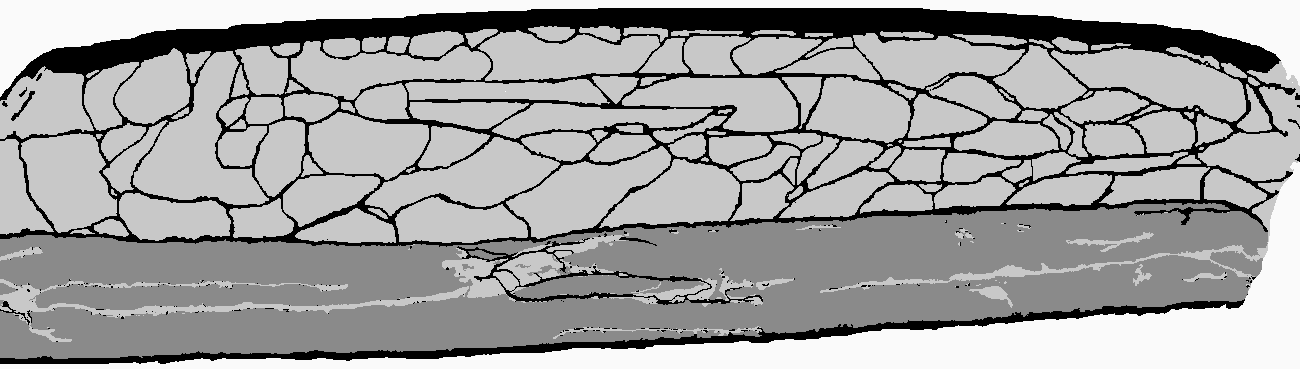
%> input picture kWaveSims/mast/r120de.tif, 1300 x 369 px, given in place of r102gh.tif, which was not available
$ octave GenKWaveSimInfo.m   (GNU Octave 9; MATLAB toolbox functions it lacks are replaced by stand-ins)
%> lines starting %> are read from the running program, lines starting %| are printed output that depends on the picture; pictures that were not available may be replaced by others from this repository, and a replacement may not be noted
### kWaveSims/standard_lib/imagemap_params.m
function [c rho A N rho0 c0] = imagemap_params(folder, nXextend,dX,nZ,dZ,tissue,fat,muscle,connective,imset)
%> called with folder = 'mast/', nXextend = 891, dX = 4e-05, nZ = 1251, dZ = 4e-05, imset = 1

switch imset
 case 1
  img = imread([folder '/r102gh.tif'],'TIFF');
%> img is the input picture: size 369x1300 uint8; min 0, max 250, mean 160.3
  % img = imread('/data/mjakovlj/data/mast/r102gh.tif','TIFF');
 case 2
  img = imread([folder '/r120de.tif'],'TIFF');
  % img = imread('/data/mjakovlj/data/mast/r120de.tif','TIFF');
 case 3
  img = imread([folder '/r87de.tif'],'TIFF');
  % img = imread('/data/mjakovlj/data/mast/r87de.tif','TIFF');
 case 4
  img = imread([folder '/r77ba.tif'],'TIFF');
  % img = imread('/data/mjakovlj/data/mast/r77ba.tif','TIFF');
 case 5
  img = imread([folder '/r120fe.tif'],'TIFF');
  % img = imread('/data/mjakovlj/data/mast/r120fe.tif','TIFF');
 case 6
  img = imread([folder '/r75hi.tif'],'TIFF');
  % img = imread('/data/mjakovlj/data/mast/r75hi.tif','TIFF');
 otherwise
  img = imread([folder '/r102gh.tif'],'TIFF');
  % img = imread('/data/mjakovlj/data/mast/r102gh.tif','TIFF');
end

% Get relevant imaging area
switch imset
 case 4
  img = img(:,1:round(dX/(1e-3/11.81102)*nXextend))';
 otherwise
  img = img(:,650-round(dX/(1e-3/11.81102)*nXextend/2):650+round(dX/(1e-3/11.81102)*nXextend/2))';
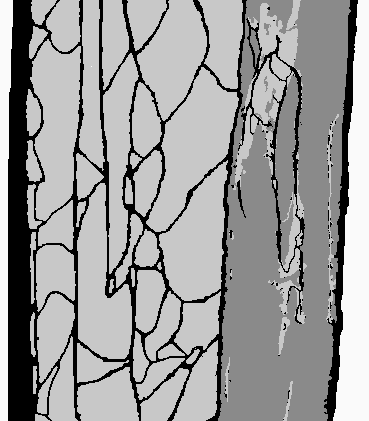
%> img: size 421x369 uint8; min 0, max 250, mean 154.9
end
% Move surface of abdominal layer to edge if necessary
g = min(find(img == 0));
%> g = 3528
mx = size(img,1);
%> mx = 421
zz = floor(g/mx)+1;
%> zz = 9
tmp = 250*ones(size(img));
tmp(:,1:end-zz+1) = img(:,zz:end);
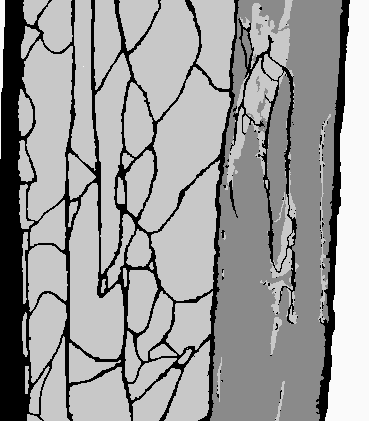
%> tmp: size 421x369 double; min 0, max 250, mean 154.9; mean of the top-left, top-right, bottom-left and bottom-right quarters 157.6, 156.9, 146.4, 158.8
img = tmp;

yaxisimg = (0:size(img,1)-1)*1e-3/11.81102;
%> yaxisimg = 421 values from 0 to 0.0356
zaxisimg = (0:size(img,2)-1)*1e-3/11.81102;
%> zaxisimg = 369 values from 0 to 0.0312
[X Y] = meshgrid(yaxisimg,zaxisimg);
[XI YI] = meshgrid(0:dX:yaxisimg(end),0:dZ:zaxisimg(end));
img2 = interp2(X,Y,double(img'),XI,YI,'nearest')';
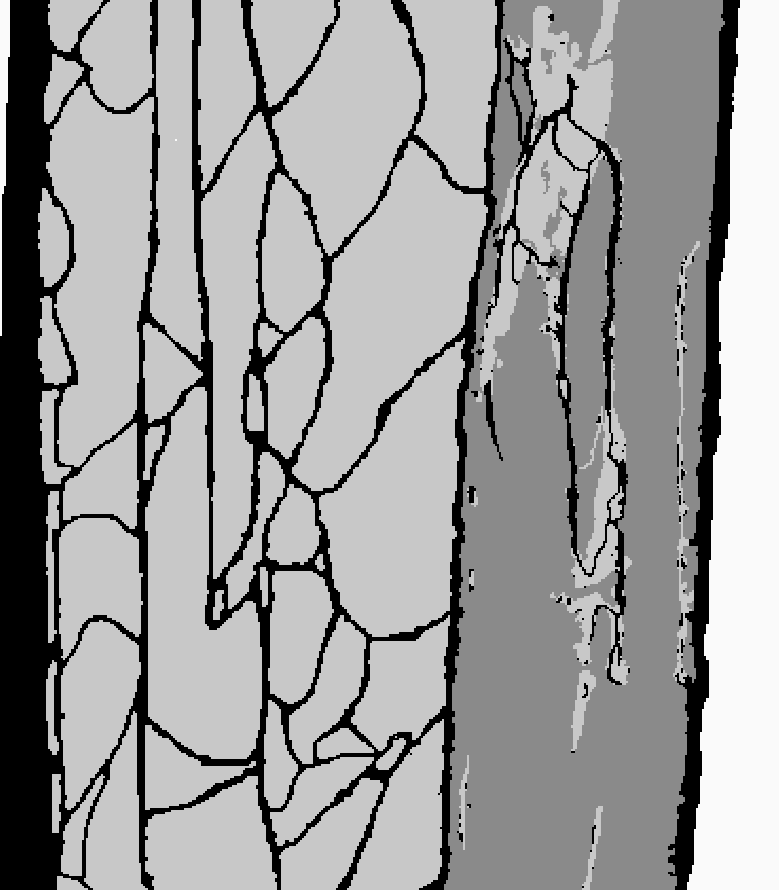
%> img2: size 890x779 double; min 0, max 250, mean 154.8

img3 = ones(nXextend,nZ)*250;
img3(1:size(img2,1),1:size(img2,2)) = img2;
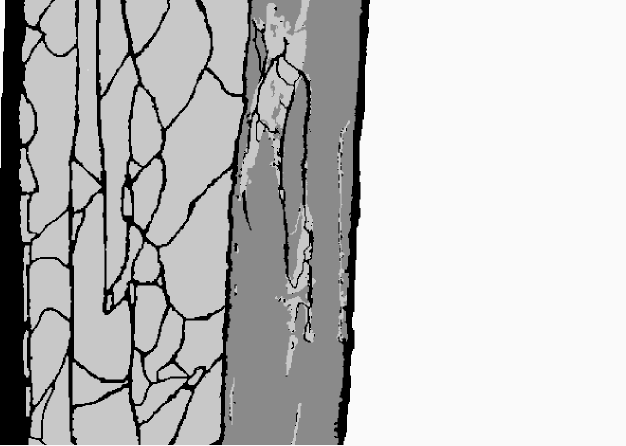
%> img3: size 891x1251 double (shown at 1/2 size); min 0, max 250, mean 190.8
img3 = img3(1:nXextend,:);

c = zeros(size(img3));
alpha = zeros(size(img3));
rho = zeros(size(img3));
beta = zeros(size(img3));

% water/liver
[row col] = find(img3==250);
%> row = 479180 values from 1 to 891; col = 479180 values from 1 to 1251
for i=1:length(row)
  c(row(i),col(i)) = tissue.c0;
  rho(row(i),col(i)) = tissue.rho0;
  alpha(row(i),col(i)) = tissue.alpha;
  beta(row(i),col(i)) = tissue.beta;
end
% fat
[row col] = find(img3==200);
for i=1:length(row)
  c(row(i),col(i)) = fat.c0;
  rho(row(i),col(i)) = fat.rho0;
  alpha(row(i),col(i)) = fat.alpha;
  beta(row(i),col(i)) = fat.beta;
end

% muscle
[row col] = find(img3==138);
for i=1:length(row)
  c(row(i),col(i)) = muscle.c0;
  rho(row(i),col(i)) = muscle.rho0;
  alpha(row(i),col(i)) = muscle.alpha;
  beta(row(i),col(i)) = muscle.beta;
end

% connective tissue
[row col] = find(img3==0);
for i=1:length(row)
  c(row(i),col(i)) = connective.c0;
  rho(row(i),col(i)) = connective.rho0;
  alpha(row(i),col(i)) = connective.alpha;
  beta(row(i),col(i)) = connective.beta;
end

rho0 = 1000;
c0 = 1540;
N = -beta/(rho0*c0^4);
%A = 2*c0^2*(alpha)/omega0^2/c0^4;
A = alpha;

### kWaveSims/standard_lib/materials2.m
fat = struct('bovera',9.6,'alpha',0.4,'ppower',1.1,'c0',1479,'rho0',950);
fat.beta = 1+fat.bovera/2;
liver = struct('bovera',7.6,'alpha',0.5,'ppower',1.1,'c0',1570,'rho0',1064);
liver.beta = 1+liver.bovera/2;
muscle = struct('bovera',9,'alpha',0.15,'ppower',1.0,'c0',1566,'rho0',1070);
muscle.beta = 1+muscle.bovera/2;
water = struct('bovera',5,'alpha',0.005,'ppower',2.0,'c0',1480,'rho0',1000);
water.beta = 1+water.bovera/2;
skin = struct('bovera',8,'alpha',2.1,'ppower',1,'c0',1498,'rho0',1000);
skin.beta = 1+skin.bovera/2;
tissue = struct('bovera',9,'alpha',0.5,'ppower',1,'c0',1540,'rho0',1000);
tissue.beta = 1+tissue.bovera/2;
connective = struct('bovera',8,'alpha',0.5,'ppower',1,'c0',1600,'rho0',1070);
connective.beta = 1+connective.bovera/2;

### kWaveSims/GenKWaveSimInfo.m
clear
clc

% Load Functions
addpath(genpath('../k-Wave'));
addpath(genpath(pwd));

% Define Transducer + Element Discretization
xdcr_len = 0.0256; % Total Length of Transducer [m]
no_elements = 128; % Total Number of Transducer Elements
no_subelem = 5; % Number of Mathematical Subelements per Element
dx = xdcr_len/(no_elements*no_subelem); % Width of Subelement (Ignoring Kerf)

% Simulation Grid
dz = dx; % Axial Grid Spacing Should Be Same For Easy Use of Eikonal Solver
lateral_flank = 0.005; % Distance to Left and Right of Transducer [m]
axial_depth = 0.050; % Axial Depth for Imaging and Simulation [m]
total_lateral = xdcr_len + 2*lateral_flank; % Total Lateral Span [m]
x = 0:dx:total_lateral; x = x-mean(x); % Centered Lateral Coordinates [m]
z = 0:dz:axial_depth; % Axial Depth Coordinates [m]
[X, Z] = meshgrid(x, z); % Mesh for Lateral and Axial Coordinates [m]
Nx = numel(x); Nz = numel(z); % Dimensions of Simulation Grid

% Create Sound Speed Map from Abdominal Map
materials2; % File holding material properties for different tissue types
map_number = 1; % Choice of Abdominal Map
%> (the run ends here)
